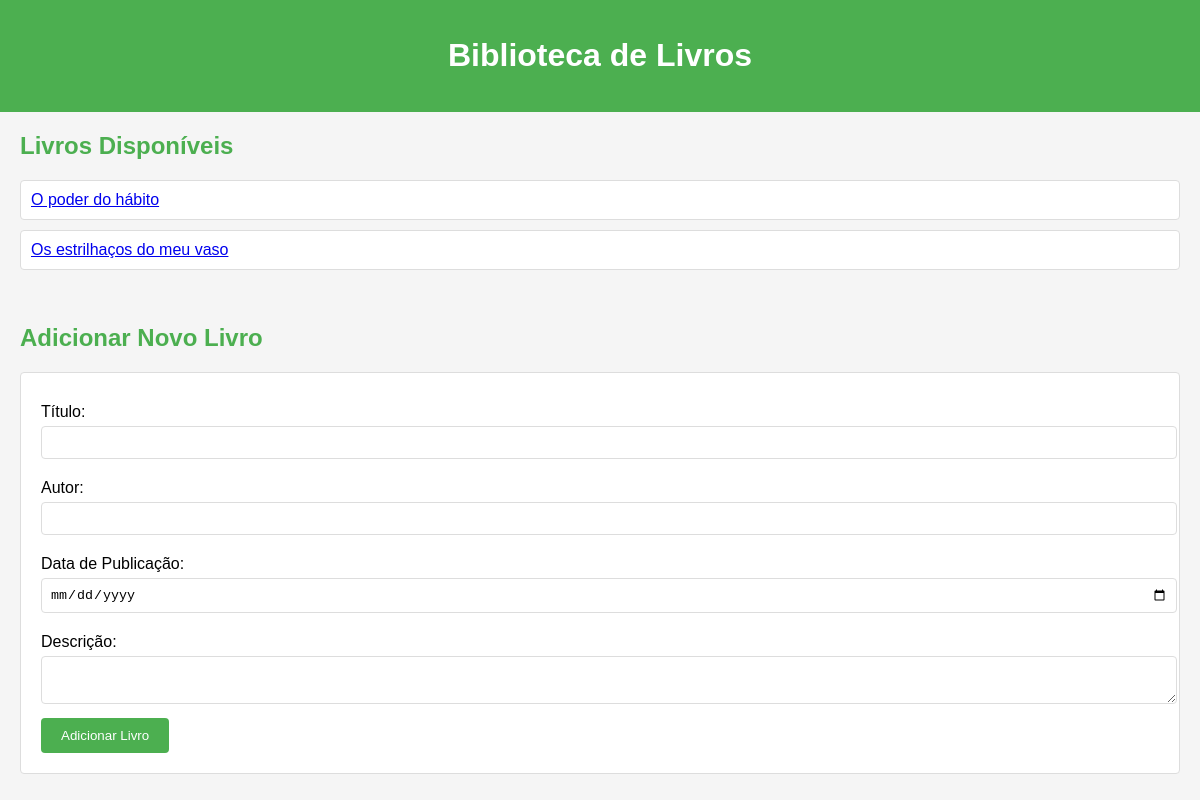
/, run on an earlier commit of the app's database.
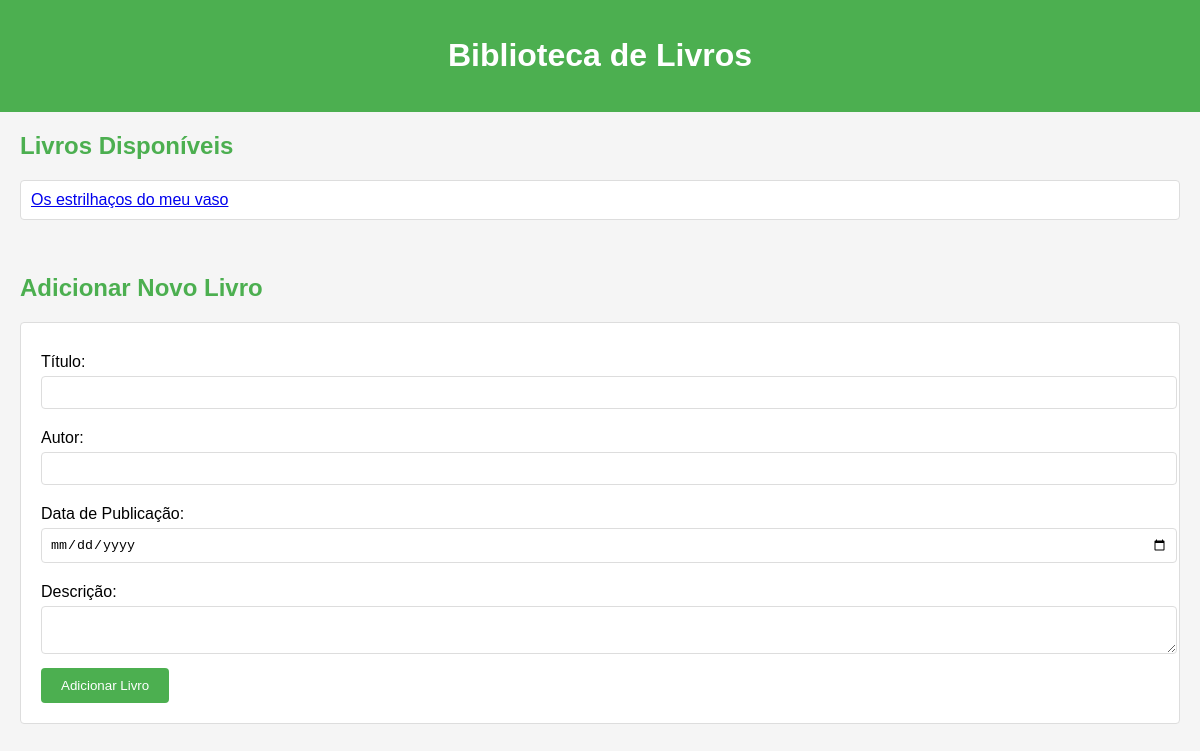
And on a later commit of the database.
### livro/models.py (models this page shows)
class Livro(models.Model):
    titulo = models.CharField(max_length=255)
    autor = models.CharField(max_length=255)
    data_publicacao = models.DateField()
    descricao = models.TextField()
    def __str__(self):
        return self.titulo

### livro/views.py (the view, shortened to what this page needs)
# urls.py: path('', dados_livros, name='pagina-livro'),
def dados_livros(request):
    livro = Livro.objects.all()
    return render(request, 'pagina_livro.html', {'livro': livro})

### livro/templates/pagina_livro.html (shortened to what this page needs)
{% extends "base/livro.html" %}
{% load static %}
{% block livro %}
    <main>
        <section id="book-list">
            <h2>Livros Disponíveis</h2>
            <ul id="books">
                {% for book in livro %}
                    <a href='{% url "detalhe-livro" book.id %}'><li>{{book}}</li></a>
                {% endfor %}
            </ul>
        </section>
        <br>
        <section id='book-form'>
            <h2>Adicionar Novo Livro</h2>
            <form id="new-book-form" method='POST' action='{% url "pagina-livro" %}'>
                <label for="titulo">Título:</label>
                <input type="text" id="titulo" name="titulo" required>
                <label for="autor">Autor:</label>
                <input type="text" id="autor" name="autor" required>
                <label for="data_publicacao">Data de Publicação:</label>
                <input type="date" id="data_publicacao" name="data_publicacao" required>
                <label for="descricao">Descrição:</label>
                <textarea id="descricao" name="descricao" required></textarea>
                <button type="submit">Adicionar Livro</button>
            </form>
        </section>
    </main>
{% endblock livro %}

What changed in the data, as far as the page shows it:
removed Livro: titulo "O poder do hábito"
